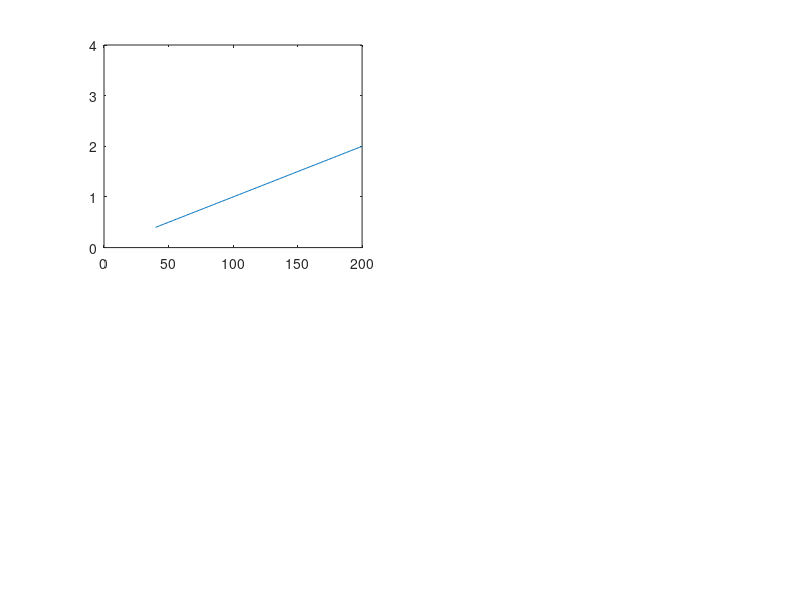

Write the MATLAB code that produced this figure. (Note: this script raises an error after producing the figure.)
clear all; close all; clc
global N REAL_TIME_INPUT TRAINING SOUND SAVE_DATA LIMIT_DT

% -------------------------
% CONFIG
% -------------------------

N               = 400;     % number of timesteps to render
SOUND           = true;    % use audio feedback for support
REAL_TIME_INPUT = true;   % use realtime input data
TRAINING        = false;   % use previously generated input from csv
SAVE_DATA       = true;   % save bf and hr to csv files
LIMIT_DT        = 0.6;

% -------------------------
% PLOTTING - realtime
% -------------------------

global PLOT_BF HR_AXIS BF_AXIS
HR_AXIS = 40:200;   BF_AXIS = 0.01*HR_AXIS;
subplot(2,2,1);     PLOT_BF = plot(HR_AXIS,BF_AXIS);    axis([0 200 0 4]);
%xlabel='Heart Rate';ylabel='Breathing Frequency';Title='Relation between hr & bf';
linkdata on


% global RT_CHEST YY
% x = linspace(0,8); YY = sin(x);
% RT_CHEST = plot(x,YY);
% h.XDataSource = 'x';  h.YDataSource = 'YY'; linkdata on
global CHEST_Y1 PLOT_CHEST1  %CHEST_Y2 RT_CHEST2
CHEST_Y1 = zeros([1,100]); % CHEST_Y2 = [0]; subplot(1,2,2); 
subplot(2,2,2);
PLOT_CHEST1 = stem(CHEST_Y1);linkdata on
% RT_CHEST1 = plot(CHEST_Y1);linkdata on
% subplot(1,2,1); RT_CHEST2 = plot(CHEST_Y2);linkdata on
% refreshdata(RT_CHEST1);

global PLOT_COLOR PLOT_TXT
subplot(2,2,3); PLOT_COLOR = area([1 1]);
PLOT_COLOR(1).FaceColor = [0 0 0];% red
% PLOT_COLOR(1).FaceColor = [0 0 1];% blue
subplot(2,2,4); PLOT_TXT = 'data/none.jpg'; imshow(PLOT_TXT); linkdata on
% imshow('data/none.jpg')



% -------------------------
% RUN
% -------------------------

disp('Running model...'); 
if REAL_TIME_INPUT && TRAINING, TRAINING = false; disp('-- WARNING not TRAINING --'); end;
if TRAINING, disp('using .csv data'); end;
model = l2('model_rt_no_hr');
tic;

% model.simulate(N, 'COM5');
model.simulate(N,'COM5','default','default');

disp('Simulation finished');
toc; % time = toc; disp('time/N');   disp(time/N);




% -------------------------
% PLOT full simulation
% -------------------------

model.plot({...
    'chest_c',...
    'graph_bel_starting_dir'...
    'graph_bel_hr'...
    'graph_bel_breathing_f'...
    'graph_des_breathing_f'...
    'graph_breathing_f_diff'...
    'graph_bel_used_chest_range'...
    'graph_stable_hr','graph_stable_bf'...
    'graph_bel_anxiety','assessment'...
    'graph_bel_prev_ps','graph_original_hr'...
    'cycle_time'...
    'graph_des_starting_dir','support'...
    'adaption_2'
});
    %,'graph_breathing_f_error'...
    %'sitfac','anxiety_regulation','anxiety',...
    %'ps','hr','breathing_f','relative_c'...
    %,'starting_dir','performance'...
	%,'phase_shift'...
    
 %  ,'physical_state'...
 %   ,'graph_bel_breathing_acc','graph_bel_breathing_pattern'...

 

 
%graph_bel_breathing_pattern
%plot belief...

%graph_breathing_f_error should generate 2 lines

%model.plot({'graph_bel_chest_trans'});
%legend('Undefined','Start of breathing cycle')

%model.plot({'graph_breathing_f_error'});
%legend('Deviation','Zero')
%model.export('../../plots/model.pdf',{'graph_breathing_f_error'});



